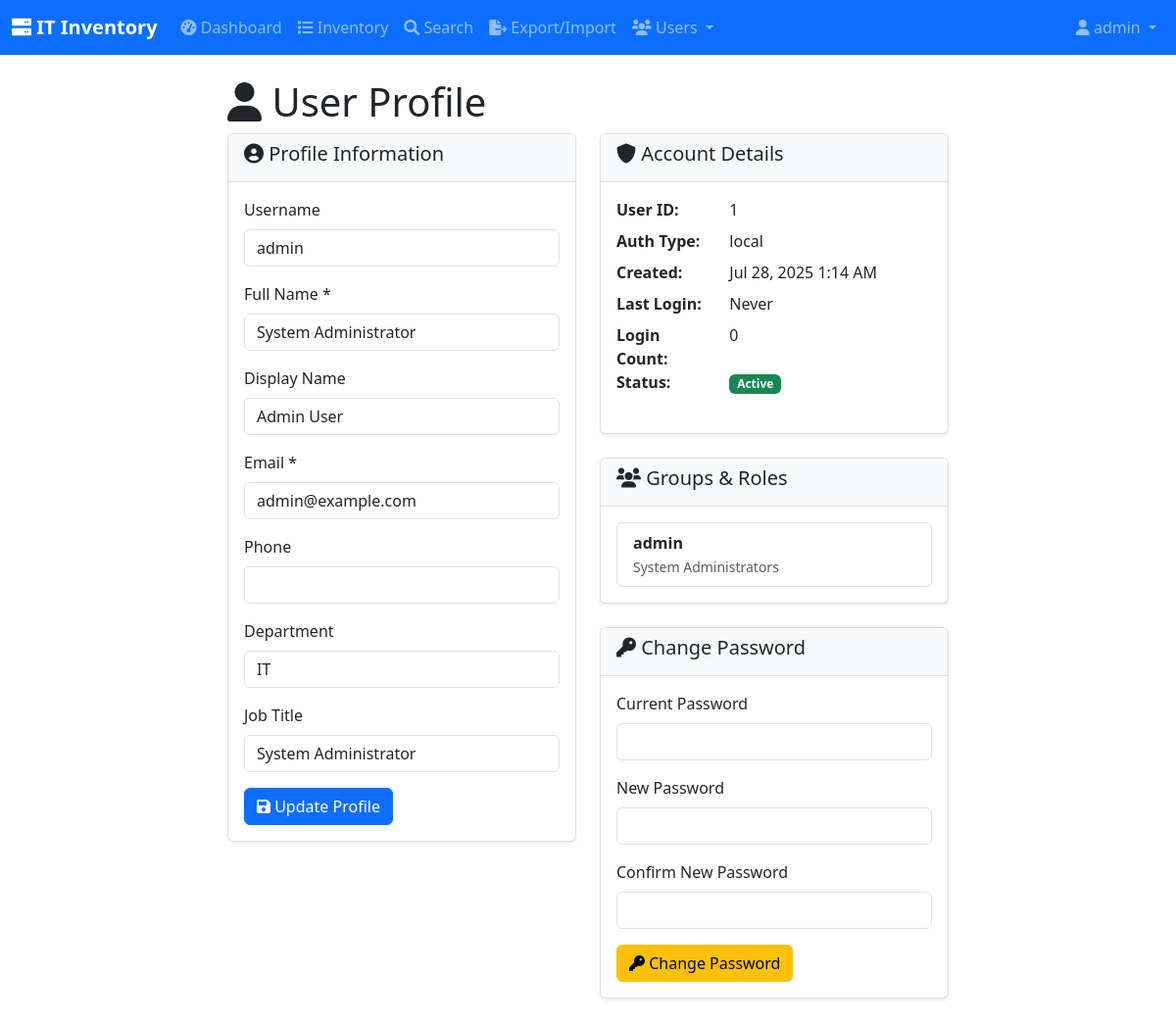
Screenshot of /index.php?page=profile (signed in) with the database file from the repository.
### tables this page shows
CREATE TABLE IF NOT EXISTS users_enhanced (
    id INT AUTO_INCREMENT PRIMARY KEY,
    username VARCHAR(50) UNIQUE NOT NULL,
    password_hash VARCHAR(255),
    email VARCHAR(100) UNIQUE NOT NULL,
    full_name VARCHAR(100),
    display_name VARCHAR(100),
    phone VARCHAR(20),
    department VARCHAR(100),
    job_title VARCHAR(100),
    
     
    auth_type_id INT NOT NULL DEFAULT 1,
    auth_identifier VARCHAR(100),
    last_login TIMESTAMP NULL,
    login_count INT DEFAULT 0,
    
     
    is_active BOOLEAN DEFAULT TRUE,
    is_locked BOOLEAN DEFAULT FALSE,
    failed_login_attempts INT DEFAULT 0,
    lockout_until TIMESTAMP NULL,
    
     
    created_at TIMESTAMP DEFAULT CURRENT_TIMESTAMP,
    updated_at TIMESTAMP DEFAULT CURRENT_TIMESTAMP ON UPDATE CURRENT_TIMESTAMP,
    password_changed_at TIMESTAMP NULL,
    
     
    FOREIGN KEY (auth_type_id) REFERENCES auth_types(id) ON DELETE RESTRICT,
    INDEX idx_username (username),
    INDEX idx_email (email),
    INDEX idx_auth_type (auth_type_id),
    INDEX idx_active (is_active)
);

CREATE TABLE IF NOT EXISTS groups (
    id INT AUTO_INCREMENT PRIMARY KEY,
    name VARCHAR(50) NOT NULL UNIQUE,
    description TEXT,
    permissions JSON,
    created_at TIMESTAMP DEFAULT CURRENT_TIMESTAMP
);

### pages/profile.php (the view, shortened to what this page needs)
<?php
require_once '../includes/user_functions.php';
$userId = $_SESSION['user_id'] ?? null;
try {
    $database = new Database();
    $db = $database->connect();
    $stmt = $db->prepare("
        SELECT u.*, at.name as auth_type_name
        FROM users_enhanced u
        LEFT JOIN auth_types at ON u.auth_type_id = at.id
        WHERE u.id = :id
    ");
    $stmt->bindParam(':id', $userId, PDO::PARAM_INT);
    $stmt->execute();
    $user = $stmt->fetch(PDO::FETCH_ASSOC);
    $stmt = $db->prepare("
        SELECT g.name, g.description
        FROM groups g
        JOIN user_groups ug ON g.id = ug.group_id
        WHERE ug.user_id = :user_id
    ");
    $stmt->bindParam(':user_id', $userId, PDO::PARAM_INT);
    $stmt->execute();
    $groups = $stmt->fetchAll(PDO::FETCH_ASSOC);
} catch (Exception $e) {
    $error = 'Error loading profile: ' . $e->getMessage();
}
?>
<div class="container mt-4">
    <div class="row">
        <div class="col-md-8 offset-md-2">
            <h1><i class="fas fa-user"></i> User Profile</h1>
            <div class="row">
                <div class="col-md-6">
                    <div class="card">
                        <div class="card-header">
                            <h5><i class="fas fa-user-circle"></i> Profile Information</h5>
                        </div>
                        <div class="card-body">
                            <form method="POST">
                                <div class="mb-3">
                                    <label for="username" class="form-label">Username</label>
                                    <input type="text" class="form-control" id="username" value="<?php echo htmlspecialchars($user['username']); ?>" readonly>
                                </div>
                                <div class="mb-3">
                                    <label for="full_name" class="form-label">Full Name *</label>
                                    <input type="text" class="form-control" id="full_name" name="full_name"
                                           value="<?php echo htmlspecialchars($user['full_name'] ?? ''); ?>" required>
                                </div>
                                <div class="mb-3">
                                    <label for="display_name" class="form-label">Display Name</label>
                                    <input type="text" class="form-control" id="display_name" name="display_name"
                                           value="<?php echo htmlspecialchars($user['display_name'] ?? ''); ?>">
                                </div>
                                <div class="mb-3">
                                    <label for="email" class="form-label">Email *</label>
                                    <input type="email" class="form-control" id="email" name="email"
                                           value="<?php echo htmlspecialchars($user['email']); ?>" required>
                                </div>
                                <div class="mb-3">
                                    <label for="phone" class="form-label">Phone</label>
                                    <input type="tel" class="form-control" id="phone" name="phone"
                                           value="<?php echo htmlspecialchars($user['phone'] ?? ''); ?>">
                                </div>
                                <div class="mb-3">
                                    <label for="department" class="form-label">Department</label>
                                    <input type="text" class="form-control" id="department" name="department"
                                           value="<?php echo htmlspecialchars($user['department'] ?? ''); ?>">
                                </div>
                                <div class="mb-3">
                                    <label for="job_title" class="form-label">Job Title</label>
                                    <input type="text" class="form-control" id="job_title" name="job_title"
                                           value="<?php echo htmlspecialchars($user['job_title'] ?? ''); ?>">
                                </div>
                                <button type="submit" class="btn btn-primary">
                                    <i class="fas fa-save"></i> Update Profile
                                </button>
                            </form>
                        </div>
                    </div>
                </div>
                <div class="col-md-6">
                    <div class="card mb-4">
                        <div class="card-header">
                            <h5><i class="fas fa-shield-alt"></i> Account Details</h5>
                        </div>
                        <div class="card-body">
                            <dl class="row">
                                <dt class="col-sm-4">User ID:</dt>
                                <dd class="col-sm-8"><?php echo $user['id']; ?></dd>
                                <dt class="col-sm-4">Auth Type:</dt>
                                <dd class="col-sm-8"><?php echo htmlspecialchars($user['auth_type_name']); ?></dd>
                                <dt class="col-sm-4">Created:</dt>
                                <dd class="col-sm-8"><?php echo date('M j, Y g:i A', strtotime($user['created_at'])); ?></dd>
                                <dt class="col-sm-4">Last Login:</dt>
                                <dd class="col-sm-8">
                                    <?php echo $user['last_login'] ? date('M j, Y g:i A', strtotime($user['last_login'])) : 'Never'; ?>
                                </dd>
                                <dt class="col-sm-4">Login Count:</dt>
                                <dd class="col-sm-8"><?php echo $user['login_count']; ?></dd>
                                <dt class="col-sm-4">Status:</dt>
                                <dd class="col-sm-8">
                                    <span class="badge <?php echo $user['is_active'] ? 'bg-success' : 'bg-danger'; ?>">
                                        <?php echo $user['is_active'] ? 'Active' : 'Inactive'; ?>
                                    </span>
                                </dd>
                            </dl>
                        </div>
                    </div>
                    <div class="card mb-4">
                        <div class="card-header">
                            <h5><i class="fas fa-users"></i> Groups & Roles</h5>
                        </div>
                        <div class="card-body">
                            <?php if (empty($groups)): ?>
                                <p class="text-muted">No groups assigned</p>
                            <?php else: ?>
                                <div class="list-group">
                                    <?php foreach ($groups as $group): ?>
                                        <div class="list-group-item">
                                            <strong><?php echo htmlspecialchars($group['name']); ?></strong>
                                            <br>
                                            <small class="text-muted"><?php echo htmlspecialchars($group['description']); ?></small>
                                        </div>
                                    <?php endforeach; ?>
                                </div>
                            <?php endif; ?>
                        </div>
                    </div>
                    <?php if ($user['auth_type_id'] == 1): ?>
                    <div class="card">
                        <div class="card-header">
                            <h5><i class="fas fa-key"></i> Change Password</h5>
                        </div>
                        <div class="card-body">
                            <form method="POST">
                                <div class="mb-3">
                                    <label for="current_password" class="form-label">Current Password</label>
                                    <input type="password" class="form-control" id="current_password" name="current_password" required>
                                </div>
                                <div class="mb-3">
                                    <label for="new_password" class="form-label">New Password</label>
                                    <input type="password" class="form-control" id="new_password" name="new_password" required>
                                </div>
                                <div class="mb-3">
                                    <label for="confirm_password" class="form-label">Confirm New Password</label>
                                    <input type="password" class="form-control" id="confirm_password" name="confirm_password" required>
                                </div>
                                <button type="submit" class="btn btn-warning">
                                    <i class="fas fa-key"></i> Change Password
                                </button>
                            </form>
                        </div>
                    </div>
                    <?php endif; ?>
                </div>
            </div>
        </div>
    </div>
</div>

### assets/css/custom.css (style rules this page uses)
body { font-family: 'Segoe UI', Tahoma, Geneva, Verdana, sans-serif; }
.card { box-shadow: 0 0.125rem 0.25rem rgba(0, 0, 0, 0.075); border: 1px solid rgba(0, 0, 0, 0.125); }
.card-header { background-color: #f8f9fa; border-bottom: 1px solid rgba(0, 0, 0, 0.125); }
.badge { font-size: 0.75em; padding: 0.35em 0.65em; }

### pages/profile.php (style rules this page uses)
.card { box-shadow: 0 0.125rem 0.25rem rgba(0, 0, 0, 0.075); margin-bottom: 1.5rem; }
.card-header { background-color: #f8f9fa; border-bottom: 1px solid #dee2e6; }

### rows the page displays
users_enhanced: username "admin", full_name "System Administrator", display_name "Admin User", email "admin@example.com", department "IT", job_title "System Administrator", id "1", auth_type.name "local", created_at "Jul 28, 2025 1:14 AM", login_count "0"
groups: name "admin", description "System Administrators"

### other values shown
$_SESSION['username'] "admin"
